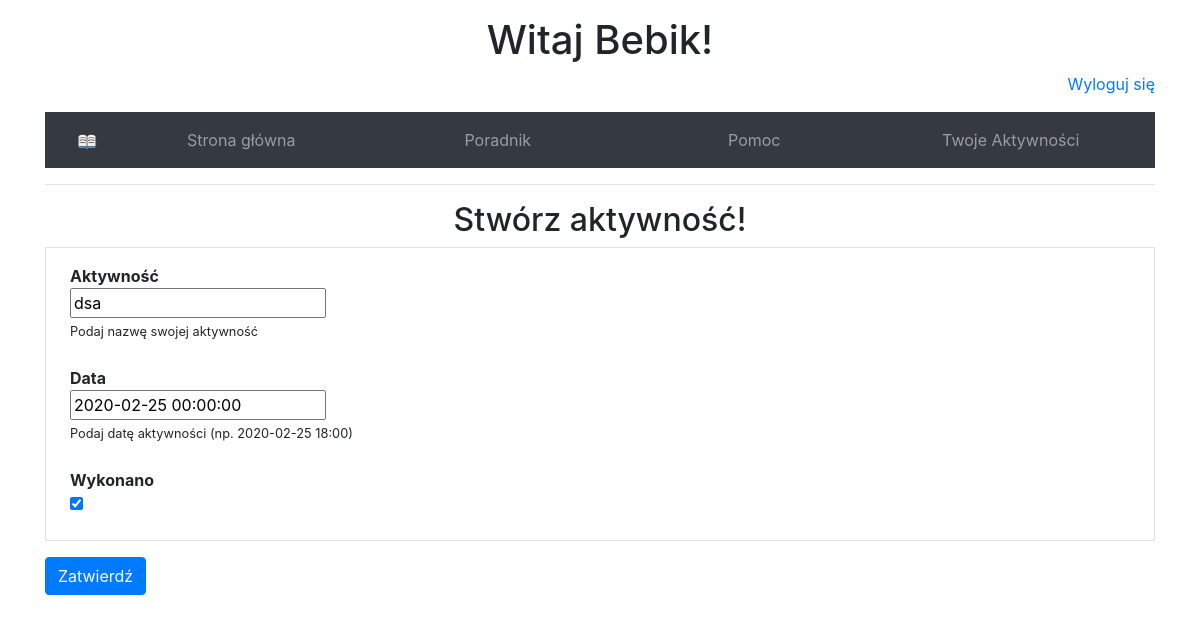
/activities/6/update/ (signed in), run on an earlier commit of the app's database.
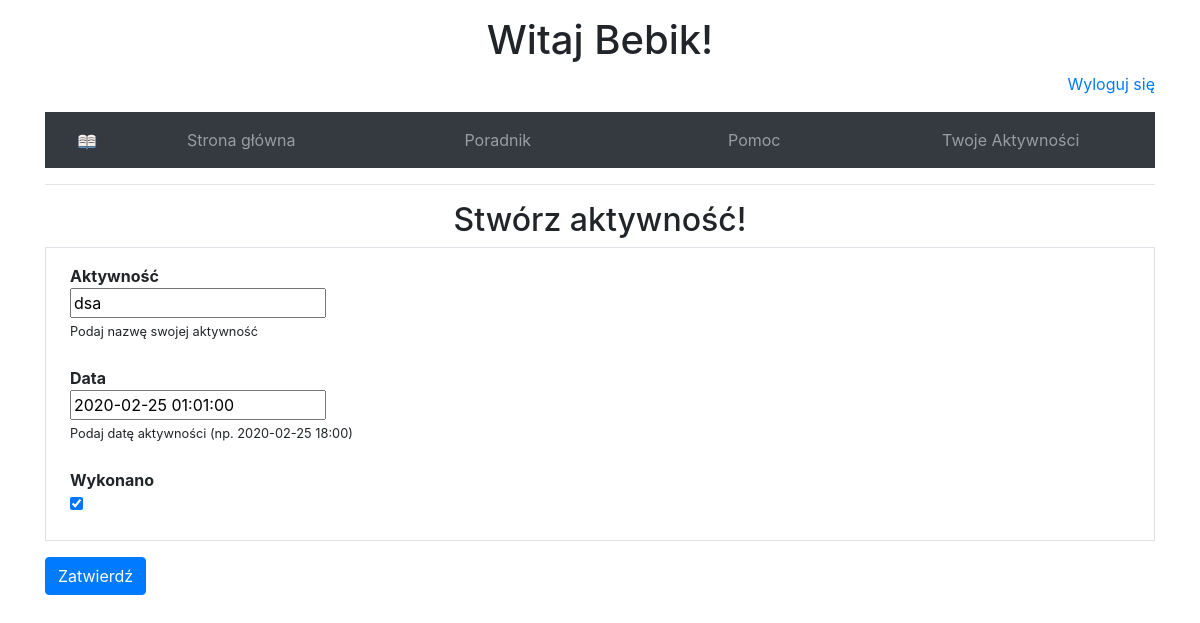
And on a later commit of the database.
### activities/models.py (models this page shows, shortened)
class Activitie(models.Model):
    activitie = models.CharField(max_length=50)
    to_do_date = models.DateTimeField()
    is_done = models.BooleanField(default= False, blank=True)
    user = models.ForeignKey(User, on_delete=models.CASCADE)

### activities/views.py (the view, shortened to what this page needs)
# urls.py: path('<int:pk>/update/', ActivityUpdateView.as_view(), name='activity-update'),
class ActivityUpdateView(LoginRequiredMixin, UserPassesTestMixin, UpdateView):
    model = Activitie
    template_name = 'activitie_form.html'
    fields = ['activitie', 'to_do_date', 'is_done']
    def test_func(self):
        activitie = self.get_object()
        if self.request.user == activitie.user:
            return True
        return False

### activities/templates/activitie_form.html (shortened to what this page needs)
{% extends 'base.html' %}
{% load crispy_forms_tags %}
{% block content %}
  <h2 id="login_header">Stwórz aktywność!</h2>
  <div class="content-section">
    <form method="post">
      <div class="border">
        {% for field in form %}
          <p>
            <div class="mb-4 ml-4">
              {% if field.name == "activitie" %}
                <b>Aktywność</b>
                <br>
                {{field}}
                <br>
                <small>Podaj nazwę swojej aktywność</small>
              {% elif field.name == 'to_do_date' %}
                <b>Data</b>
                <br>
                {{field}}
                <br>
                <small>Podaj datę aktywności (np. 2020-02-25 18:00)</small>
              {% elif field.name == 'is_done'%}
                <b>Wykonano</b>
                <br>
                {{field}}
              {% endif %}
            </div>
          </p>
        {% endfor %}
      </div>
      <button type="submit" class="btn btn-primary mt-3">Zatwierdź</button>
    </form>
  </div>
{% endblock %}

What changed in the data, as far as the page shows it:
changed Activitie "dsa": to_do_date "2020-02-25 00:00:00" → "2020-02-25 01:01:00"
